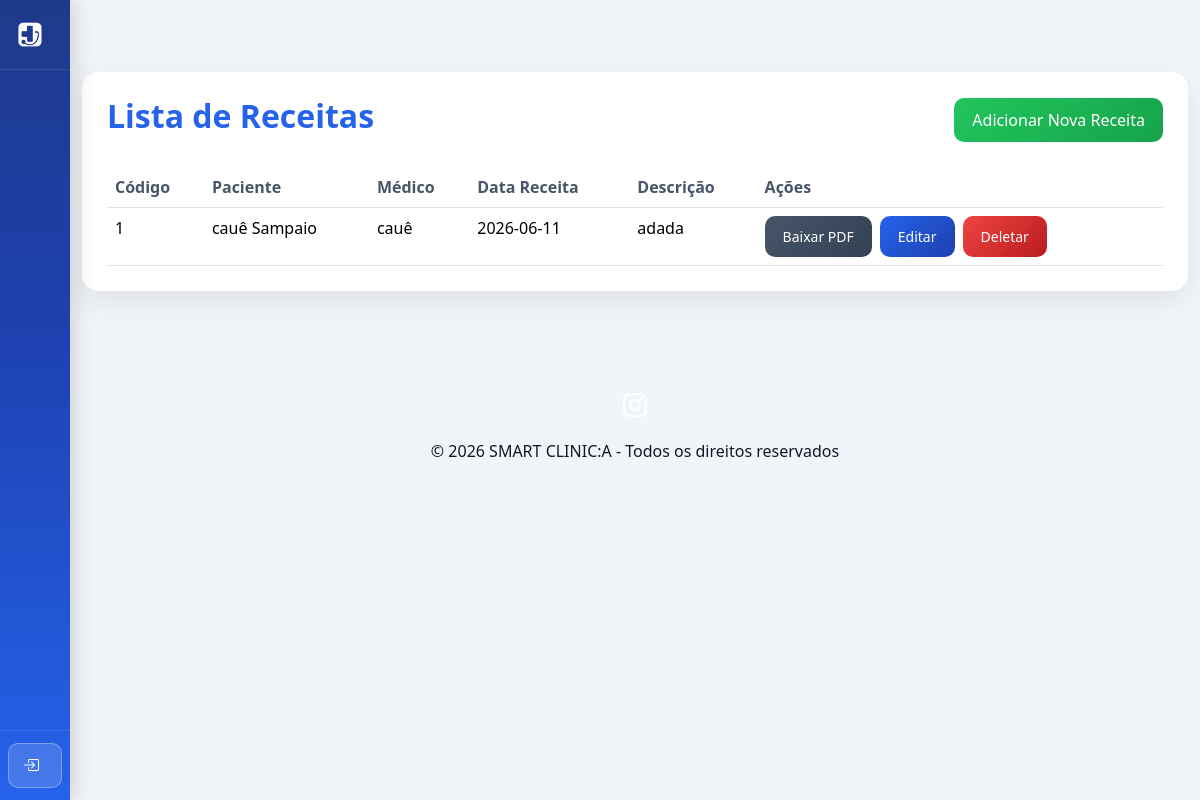
/Frontend/receita.php, run on the app's committed database.
### tables this page shows
CREATE TABLE `receita` (
  `cod` int(11) NOT NULL,
  `fk_paciente_cod` int(11) DEFAULT NULL,
  `fk_medico_cod` int(11) DEFAULT NULL,
  `data_receita` date DEFAULT NULL,
  `descricao` text DEFAULT NULL,
  `tipo` varchar(50) DEFAULT NULL
);

CREATE TABLE `paciente` (
  `cod` int(11) NOT NULL,
  `fk_instituicao_cod` int(11) DEFAULT NULL,
  `cpf` varchar(11) NOT NULL,
  `nome` varchar(100) NOT NULL,
  `data_nascimento` date NOT NULL,
  `email` varchar(100) DEFAULT NULL,
  `senha` varchar(100) DEFAULT NULL,
  `endereco` varchar(200) DEFAULT NULL,
  `foto` varchar(100) DEFAULT NULL
);

CREATE TABLE `medico` (
  `cod` int(11) NOT NULL,
  `fk_instituicao_cod` int(11) DEFAULT NULL,
  `cpf` varchar(11) NOT NULL,
  `crm` varchar(20) NOT NULL,
  `rqe` varchar(20) DEFAULT NULL,
  `foto` varchar(200) DEFAULT NULL,
  `nome` varchar(100) NOT NULL,
  `email` varchar(100) NOT NULL,
  `senha` varchar(100) NOT NULL,
  `especialidade` varchar(50) DEFAULT NULL,
  `telefone` varchar(20) NOT NULL,
  `endereco` varchar(200) NOT NULL
);

### Backend/controller/Database.php (called while the page is built)
<?php
class Database {
    private static $instance = null;
    public static function getConnection() {
        if (self::$instance === null) {
            $host = '127.0.0.1';
            $db   = 'smartclinic';
            $user = 'root';
            $pass = '';
            $charset = 'utf8mb4';
            $dsn = "mysql:host=$host;dbname=$db;charset=$charset";
            $options = [
                PDO::ATTR_ERRMODE => PDO::ERRMODE_EXCEPTION,
                PDO::ATTR_DEFAULT_FETCH_MODE => PDO::FETCH_ASSOC,
                PDO::ATTR_EMULATE_PREPARES => false,
            ];
            self::$instance = new PDO($dsn, $user, $pass, $options);
        }
        return self::$instance;
    }
}

### Backend/controller/ReceitaController.php (called while the page is built, shortened)
<?php
require_once __DIR__ . '/../dao/ReceitaDAO.php';
class ReceitaController extends BaseController {
    private $dao;
    public function __construct() {
        $this->dao = new ReceitaDAO();
    }
    public function getAll() {
        return $this->dao->getAll();
    }
}

### Backend/dao/BaseDAO.php (called while the page is built, shortened)
<?php
require_once $_SERVER['DOCUMENT_ROOT'] . '/SMART-CLINIC-A/Backend/controller/Database.php';
class BaseDAO {
    public function __construct() {
        $this->db = Database::getConnection();
    }
}

### Backend/dao/ReceitaDAO.php (called while the page is built, shortened)
<?php
require_once __DIR__ . '/BaseDAO.php';
class ReceitaDAO extends BaseDAO {
    public function getAll() {
        $stmt = $this->db->query('SELECT r.*, p.nome as paciente_nome, m.nome as medico_nome FROM receita r LEFT JOIN paciente p ON r.fk_paciente_cod = p.cod LEFT JOIN medico m ON r.fk_medico_cod = m.cod');
        return $stmt->fetchAll();
    }
}

### Frontend/receita.php (the view, shortened to what this page needs)
<?php require_once __DIR__ . '/navbar.php'; ?>
<!DOCTYPE html>
<html lang="pt-BR">
<head>
    <link href="https://cdn.jsdelivr.net/npm/bootstrap@5.3.2/dist/css/bootstrap.min.css" rel="stylesheet">
    <link href="https://cdn.jsdelivr.net/npm/bootstrap-icons@1.11.1/font/bootstrap-icons.css" rel="stylesheet">
    <link rel="stylesheet" href="style.css">
</head>
<body>
    <section class="py-5">
        <div class="container py-4">
            <div class="card-modern">
                <?php
                require_once $_SERVER['DOCUMENT_ROOT'] . '/SMART-CLINIC-A/Backend/controller/ReceitaController.php';
                $controller = new ReceitaController();
                $action = isset($_GET['action']) ? $_GET['action'] : 'list';
                $isPaciente = isset($_SESSION['role']) && $_SESSION['role'] === 'paciente';
                $pacienteLogadoCod = $_SESSION['user_id'] ?? null;
                if ($action == 'list') {
                    ?>
                    <div class="d-flex justify-content-between align-items-center mb-4">
                        <h2 class="text-azul fw-bold">Lista de Receitas</h2>
                        <?php if (!isset($_SESSION['role']) || $_SESSION['role'] != 'paciente'): ?>
                        <a href="receita.php?action=create" class="btn btn-verde">Adicionar Nova Receita</a>
                        <?php endif; ?>
                    </div>
                    <div class="table-responsive">
                        <table class="table table-modern mb-0">
                            <thead>
                                <tr>
                                    <th>Código</th>
                                    <th>Paciente</th>
                                    <th>Médico</th>
                                    <th>Data Receita</th>
                                    <th>Descrição</th>
                                    <th>Ações</th>
                                </tr>
                            </thead>
                            <tbody>
                                <?php
                                if ($isPaciente && !empty($pacienteLogadoCod)) {
                                    $receitas = $controller->getByPaciente($pacienteLogadoCod);
                                } else {
                                    $receitas = $controller->getAll();
                                }
                                foreach ($receitas as $rec) {
                                    echo "<tr>";
                                    echo "<td>" . htmlspecialchars($rec['cod']) . "</td>";
                                    echo "<td>" . htmlspecialchars($rec['paciente_nome']) . "</td>";
                                    echo "<td>" . htmlspecialchars($rec['medico_nome']) . "</td>";
                                    echo "<td>" . htmlspecialchars($rec['data_receita']) . "</td>";
                                    echo "<td>" . nl2br(htmlspecialchars($rec['descricao'] ?? '')) . "</td>";
                                    echo "<td>";
                                    echo "<a href='receita_pdf.php?id=" . $rec['cod'] . "' class='btn btn-sm btn-secondary-custom me-2'>Baixar PDF</a>";
                                    if (!isset($_SESSION['role']) || $_SESSION['role'] != 'paciente') {
                                        echo "<a href='receita.php?action=edit&id=" . $rec['cod'] . "' class='btn btn-sm btn-azul me-2'>Editar</a>";
                                        echo "<form method='POST' action='' style='display:inline;' onsubmit='return confirm(\"Tem certeza que deseja deletar?\")'>";
                                        echo "<button type='submit' class='btn btn-sm btn-danger-custom'>Deletar</button>";
                                        echo "</form>";
                                    }
                                    echo "</td>";
                                    echo "</tr>";
                                }
                                ?>
                            </tbody>
                        </table>
                    </div>
                <?php }
                ?>
            </div>
        </div>
    </section>
    <footer class="text-center py-4">
        <div class="container">
            <div class="d-flex justify-content-center mb-3">
                <a href="#" class="text-white mx-2 fs-4"><i class="bi bi-instagram"></i></a>
            </div>
            <p class="mb-0">© 2026 SMART CLINIC:A - Todos os direitos reservados</p>
        </div>
    </footer>
</body>
</html>

### Frontend/style.css (style rules this page uses)
:root { --azul: #2563eb; --azul-escuro: #1e40af; --verde: #22c55e; --fundo: #f1f5f9; }
html, body { height: 100%; }
body { background: var(--fundo); padding-top: 80px; font-family: 'Segoe UI', Tahoma, Geneva, Verdana, sans-serif; color: #0f172a; overflow-x: hidden; }
.text-azul { color: var(--azul) !important; }
.card-modern { background: white; border-radius: 16px; padding: 25px; box-shadow: 0 10px 30px rgba(0, 0, 0, 0.08); }
.btn-verde { background: linear-gradient(135deg, #22c55e, #16a34a); border: none; color: white; border-radius: 10px; padding: 10px 18px; transition: transform 0.2s ease, box-shadow 0.2s ease; }
.btn-azul { background: linear-gradient(135deg, #2563eb, #1e40af); border: none; color: white; border-radius: 10px; padding: 10px 18px; transition: transform 0.2s ease, box-shadow 0.2s ease; }
.btn-secondary-custom { background: linear-gradient(135deg, #475569, #334155); border: none; color: white; border-radius: 10px; padding: 10px 18px; transition: transform 0.2s ease, box-shadow 0.2s ease; }
.btn-danger-custom { background: linear-gradient(135deg, #ef4444, #b91c1c); border: none; color: white; border-radius: 10px; padding: 10px 18px; transition: transform 0.2s ease, box-shadow 0.2s ease; }
.table-modern thead { background: #f1f5f9; }
.table-modern th { color: #475569; }

### Frontend/navbar.php (style rules this page uses)
:root { --sidebar-width: 260px; --sidebar-collapsed-width: 70px; --azul: #2563eb; --azul-escuro: #1e40af; --azul-mais-escuro: #1e3a8a; }
body.with-sidebar { margin-left: var(--sidebar-width); transition: margin-left 0.3s ease; padding-top: 0 !important; }
body.with-sidebar.sidebar-collapsed { margin-left: var(--sidebar-collapsed-width); }

### data on the page
receita: cod "1", fk_paciente_cod.nome "cauê Sampaio", fk_medico_cod.nome "cauê", data_receita "2026-06-11", descricao "adada"
